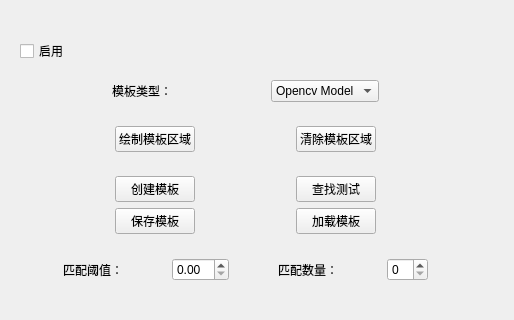
<?xml version="1.0" encoding="UTF-8"?>
<ui version="4.0">
 <class>TemplateTabWidget</class>
 <widget class="QWidget" name="TemplateTabWidget">
  <property name="geometry">
   <rect>
    <x>0</x>
    <y>0</y>
    <width>514</width>
    <height>320</height>
   </rect>
  </property>
  <property name="windowTitle">
   <string>Form</string>
  </property>
  <widget class="QWidget" name="verticalLayoutWidget_5">
   <property name="geometry">
    <rect>
     <x>20</x>
     <y>80</y>
     <width>451</width>
     <height>201</height>
    </rect>
   </property>
   <layout class="QVBoxLayout" name="verticalLayout_6">
    <item>
     <layout class="QHBoxLayout" name="horizontalLayout_8">
      <item>
       <spacer name="horizontalSpacer_10">
        <property name="orientation">
         <enum>Qt::Orientation::Horizontal</enum>
        </property>
        <property name="sizeHint" stdset="0">
         <size>
          <width>40</width>
          <height>20</height>
         </size>
        </property>
       </spacer>
      </item>
      <item>
       <widget class="QLabel" name="label_36">
        <property name="text">
         <string>模板类型：</string>
        </property>
       </widget>
      </item>
      <item>
       <spacer name="horizontalSpacer_13">
        <property name="orientation">
         <enum>Qt::Orientation::Horizontal</enum>
        </property>
        <property name="sizeHint" stdset="0">
         <size>
          <width>40</width>
          <height>20</height>
         </size>
        </property>
       </spacer>
      </item>
      <item>
       <widget class="QComboBox" name="comboBox_matchType">
        <item>
         <property name="text">
          <string>Opencv Model</string>
         </property>
        </item>
       </widget>
      </item>
      <item>
       <spacer name="horizontalSpacer_14">
        <property name="orientation">
         <enum>Qt::Orientation::Horizontal</enum>
        </property>
        <property name="sizeHint" stdset="0">
         <size>
          <width>40</width>
          <height>20</height>
         </size>
        </property>
       </spacer>
      </item>
     </layout>
    </item>
    <item>
     <layout class="QGridLayout" name="gridLayout_2">
      <item row="1" column="1">
       <widget class="QPushButton" name="btn_drawTemplate">
        <property name="text">
         <string>绘制模板区域</string>
        </property>
       </widget>
      </item>
      <item row="4" column="1">
       <widget class="QPushButton" name="btn_saveTemplate">
        <property name="text">
         <string>保存模板</string>
        </property>
       </widget>
      </item>
      <item row="3" column="3">
       <widget class="QPushButton" name="btn_findTemplate">
        <property name="text">
         <string>查找测试</string>
        </property>
       </widget>
      </item>
      <item row="5" column="1">
       <spacer name="verticalSpacer_5">
        <property name="orientation">
         <enum>Qt::Orientation::Vertical</enum>
        </property>
        <property name="sizeHint" stdset="0">
         <size>
          <width>20</width>
          <height>40</height>
         </size>
        </property>
       </spacer>
      </item>
      <item row="0" column="3">
       <spacer name="verticalSpacer_4">
        <property name="orientation">
         <enum>Qt::Orientation::Vertical</enum>
        </property>
        <property name="sizeHint" stdset="0">
         <size>
          <width>20</width>
          <height>40</height>
         </size>
        </property>
       </spacer>
      </item>
      <item row="4" column="3">
       <widget class="QPushButton" name="btn_loadTemplate">
        <property name="text">
         <string>加载模板</string>
        </property>
       </widget>
      </item>
      <item row="5" column="3">
       <spacer name="verticalSpacer_6">
        <property name="orientation">
         <enum>Qt::Orientation::Vertical</enum>
        </property>
        <property name="sizeHint" stdset="0">
         <size>
          <width>20</width>
          <height>40</height>
         </size>
        </property>
       </spacer>
      </item>
      <item row="3" column="1">
       <widget class="QPushButton" name="btn_creatTemplate">
        <property name="text">
         <string>创建模板</string>
        </property>
       </widget>
      </item>
      <item row="2" column="3">
       <spacer name="verticalSpacer">
        <property name="orientation">
         <enum>Qt::Orientation::Vertical</enum>
        </property>
        <property name="sizeHint" stdset="0">
         <size>
          <width>20</width>
          <height>40</height>
         </size>
        </property>
       </spacer>
      </item>
      <item row="3" column="0">
       <spacer name="horizontalSpacer_32">
        <property name="orientation">
         <enum>Qt::Orientation::Horizontal</enum>
        </property>
        <property name="sizeHint" stdset="0">
         <size>
          <width>40</width>
          <height>20</height>
         </size>
        </property>
       </spacer>
      </item>
      <item row="1" column="4">
       <spacer name="horizontalSpacer_34">
        <property name="orientation">
         <enum>Qt::Orientation::Horizontal</enum>
        </property>
        <property name="sizeHint" stdset="0">
         <size>
          <width>40</width>
          <height>20</height>
         </size>
        </property>
       </spacer>
      </item>
      <item row="2" column="1">
       <spacer name="verticalSpacer_2">
        <property name="orientation">
         <enum>Qt::Orientation::Vertical</enum>
        </property>
        <property name="sizeHint" stdset="0">
         <size>
          <width>20</width>
          <height>40</height>
         </size>
        </property>
       </spacer>
      </item>
      <item row="1" column="0">
       <spacer name="horizontalSpacer_31">
        <property name="orientation">
         <enum>Qt::Orientation::Horizontal</enum>
        </property>
        <property name="sizeHint" stdset="0">
         <size>
          <width>40</width>
          <height>20</height>
         </size>
        </property>
       </spacer>
      </item>
      <item row="3" column="4">
       <spacer name="horizontalSpacer_35">
        <property name="orientation">
         <enum>Qt::Orientation::Horizontal</enum>
        </property>
        <property name="sizeHint" stdset="0">
         <size>
          <width>40</width>
          <height>20</height>
         </size>
        </property>
       </spacer>
      </item>
      <item row="0" column="1">
       <spacer name="verticalSpacer_3">
        <property name="orientation">
         <enum>Qt::Orientation::Vertical</enum>
        </property>
        <property name="sizeHint" stdset="0">
         <size>
          <width>20</width>
          <height>40</height>
         </size>
        </property>
       </spacer>
      </item>
      <item row="1" column="3">
       <widget class="QPushButton" name="btn_clearTemplate">
        <property name="text">
         <string>清除模板区域</string>
        </property>
       </widget>
      </item>
      <item row="1" column="2">
       <spacer name="horizontalSpacer_30">
        <property name="orientation">
         <enum>Qt::Orientation::Horizontal</enum>
        </property>
        <property name="sizeHint" stdset="0">
         <size>
          <width>40</width>
          <height>20</height>
         </size>
        </property>
       </spacer>
      </item>
      <item row="3" column="2">
       <spacer name="horizontalSpacer_33">
        <property name="orientation">
         <enum>Qt::Orientation::Horizontal</enum>
        </property>
        <property name="sizeHint" stdset="0">
         <size>
          <width>40</width>
          <height>20</height>
         </size>
        </property>
       </spacer>
      </item>
      <item row="4" column="0">
       <spacer name="horizontalSpacer">
        <property name="orientation">
         <enum>Qt::Orientation::Horizontal</enum>
        </property>
        <property name="sizeHint" stdset="0">
         <size>
          <width>40</width>
          <height>20</height>
         </size>
        </property>
       </spacer>
      </item>
      <item row="4" column="2">
       <spacer name="horizontalSpacer_2">
        <property name="orientation">
         <enum>Qt::Orientation::Horizontal</enum>
        </property>
        <property name="sizeHint" stdset="0">
         <size>
          <width>40</width>
          <height>20</height>
         </size>
        </property>
       </spacer>
      </item>
      <item row="4" column="4">
       <spacer name="horizontalSpacer_3">
        <property name="orientation">
         <enum>Qt::Orientation::Horizontal</enum>
        </property>
        <property name="sizeHint" stdset="0">
         <size>
          <width>40</width>
          <height>20</height>
         </size>
        </property>
       </spacer>
      </item>
     </layout>
    </item>
    <item>
     <layout class="QHBoxLayout" name="horizontalLayout_14">
      <item>
       <spacer name="horizontalSpacer_29">
        <property name="orientation">
         <enum>Qt::Orientation::Horizontal</enum>
        </property>
        <property name="sizeHint" stdset="0">
         <size>
          <width>40</width>
          <height>20</height>
         </size>
        </property>
       </spacer>
      </item>
      <item>
       <widget class="QLabel" name="label_28">
        <property name="text">
         <string>匹配阈值：</string>
        </property>
       </widget>
      </item>
      <item>
       <spacer name="horizontalSpacer_26">
        <property name="orientation">
         <enum>Qt::Orientation::Horizontal</enum>
        </property>
        <property name="sizeHint" stdset="0">
         <size>
          <width>40</width>
          <height>20</height>
         </size>
        </property>
       </spacer>
      </item>
      <item>
       <widget class="QDoubleSpinBox" name="doubleSpinBox_minScore"/>
      </item>
      <item>
       <spacer name="horizontalSpacer_25">
        <property name="orientation">
         <enum>Qt::Orientation::Horizontal</enum>
        </property>
        <property name="sizeHint" stdset="0">
         <size>
          <width>40</width>
          <height>20</height>
         </size>
        </property>
       </spacer>
      </item>
      <item>
       <widget class="QLabel" name="label_29">
        <property name="text">
         <string>匹配数量：</string>
        </property>
       </widget>
      </item>
      <item>
       <spacer name="horizontalSpacer_27">
        <property name="orientation">
         <enum>Qt::Orientation::Horizontal</enum>
        </property>
        <property name="sizeHint" stdset="0">
         <size>
          <width>40</width>
          <height>20</height>
         </size>
        </property>
       </spacer>
      </item>
      <item>
       <widget class="QSpinBox" name="spinBox_matchNumber"/>
      </item>
      <item>
       <spacer name="horizontalSpacer_28">
        <property name="orientation">
         <enum>Qt::Orientation::Horizontal</enum>
        </property>
        <property name="sizeHint" stdset="0">
         <size>
          <width>40</width>
          <height>20</height>
         </size>
        </property>
       </spacer>
      </item>
     </layout>
    </item>
    <item>
     <layout class="QHBoxLayout" name="horizontalLayout_7"/>
    </item>
   </layout>
  </widget>
  <widget class="QCheckBox" name="checkBox_template">
   <property name="geometry">
    <rect>
     <x>20</x>
     <y>40</y>
     <width>111</width>
     <height>22</height>
    </rect>
   </property>
   <property name="text">
    <string>启用</string>
   </property>
   <property name="checked">
    <bool>false</bool>
   </property>
   <property name="autoRepeat">
    <bool>false</bool>
   </property>
   <property name="tristate">
    <bool>false</bool>
   </property>
  </widget>
 </widget>
 <resources/>
 <connections/>
</ui>
